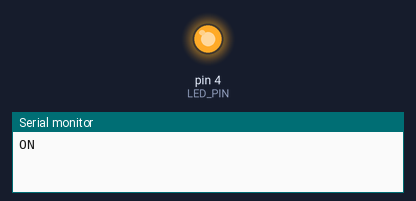
Recording of a sketch running on a simulated Arduino Uno, built with avr-gcc and run on an emulated ATmega328P. On the bench: output pins drawn as LEDs (lit = HIGH), the last lines printed to the serial monitor.

Above: at 1.0 s.
At 3.0 s:
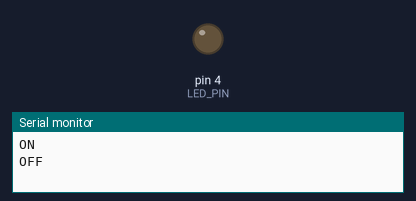
Timing chart, 0 to 5.2 s (numbered marks = the images above):
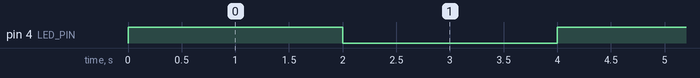

Measured:
- by itself, pin 4 (LED_PIN): alternates HIGH for 2.0 s and LOW for 2.0 s

The sketch:

blink_delay.ino
```cpp
#define LED_PIN 4   // D4 = GPIO 4

void setup() {
  Serial.begin(115200);
  pinMode(LED_PIN, OUTPUT);
}

void loop() {
  digitalWrite(LED_PIN, HIGH);   // LED on
  Serial.println("ON");
  delay(2000);                    // wait half a second

  digitalWrite(LED_PIN, LOW);    // LED off
  Serial.println("OFF");
  delay(2000);
}
```
